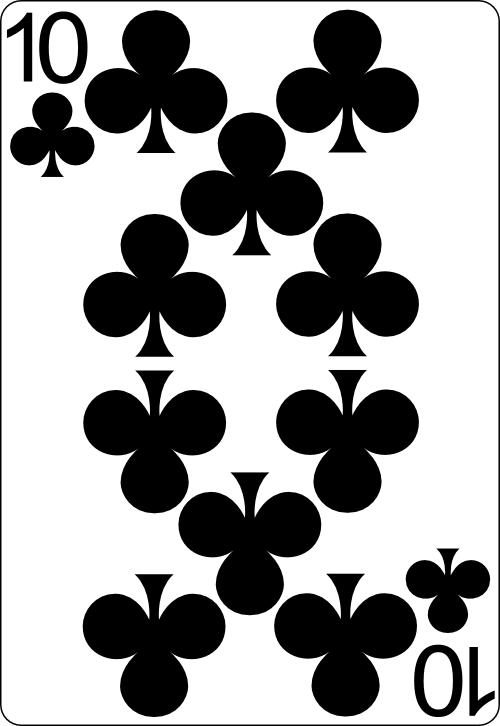
#> input picture cartes/10_of_clubs.png, 500 x 726 px; its folder holds only this picture in this run
$ jupyter execute --allow-errors 'Reconnaissance de cartes (Groupe A).ipynb'   (shell and % lines are left out)
#> lines starting #> are read from the running program, lines starting #| are printed output that depends on the picture; after the words box and inside, x2 and y2 are one past the last pixel; in counts of white or black regions, pixels touching at a corner belong together
# Reconnaissance des cartes

Le but est de créer un modèle capable de classifier une carte du jeu quand on la charge dans l'algorithme.

##### Notebook écrit par Théo Cramez, M1 CCM.

---

## Cadre

Dans mes hypothèses, je vais chercher à identifier et classifier une carte du jeu de cartes français (ou le jeu de 52 cartes), en reconnaissant donc leur enseigne (pic, as, carreau, trèfle) et leur "valeur" (as, 2, 3, 4, 5, 6, 7, 8, 9, 10, valet, dame, roi). On reconnaîtra aussi quelques cartes joker.
Toute carte que mes hypothèses n'arrivent pas à classifier sera également désignée comme carte "joker".

## Hypothèse n°1

- Découper le coin supérieur gauche de la carte (X de 1% à 18% de la largeur, Y de 1% à 30% de la hauteur. Ces valeurs sont choisies arbitrairement en fonction du découpage qui me semble optimal en fonction des dimensions/proportions différentes des cartes du jeu)
- Récupérer les 2 couleurs dominantes de l'image découpée pour savoir si l'une des deux est le noir ou le rouge (avec une marge d'erreur au cas où la couleur de la carte varie de celle du lot initial, si c'est une photo d'une carte par exemple).
    > Voir [ce lien](https://stackoverflow.com/a/52024748/15478987) pour voir une librairie qui pourrait me servir pour trouver les couleurs dominantes d'une image.
- Faire passer un algo d'OCR et prendre les caractères connus dans ce qu'il a sorti pour le valeur ou la lettre de la carte (ou "JOKER" (faire une recherche "approximative" car l'OCR pourrait reconnaître des caractères inexistants dans l'image, notamment à cause du fait que le découpage puisse laisser des morceaux de l'illustration de la carte sur les contours).
    > Voir [ce lien](https://www.jaided.ai/easyocr/) pour voir une librairie qui pourrait me servir pour faire de l'OCR.

Dans le code suivant, je charge puis découpe l'image de la carte.

[cell 1]
import os
from matplotlib.pyplot import imshow
import numpy as np
from PIL import Image
import cv2

directory = "cartes/"

#> (the rest of this cell did not finish here and is left out)

Essayons maintenant d'en extraire deux couleurs dominantes de l'image :

[cell 2]
# fonction sympa pour afficher du texte en couleur
def colored(r, g, b, text):
    return "\033[38;2;{};{};{}m{} \033[38;2;255;255;255m".format(r, g, b, text)

def get_color(carte):
    temp_path = "cropped_card.png"
    carte.save(temp_path)
    from colorthief import ColorThief # on importe la libraire ColorThief
    color_thief = ColorThief(temp_path) # on charge l'image dans un nouvel objet

    # on demande d'extraire une palette de 2 couleurs dominantes, même si à cause de
    # ce qui semble être un bug de la librairie elle renvoie trois couleurs...
    couleurs = color_thief.get_palette(color_count=2, quality=10)

    if ((couleurs[0][0] > couleurs[0][1]) & (couleurs[0][0] > couleurs[0][2])):
        return 'r'
    return 'n'

#> (the rest of this cell did not finish here and is left out)

Maintenant que la couleur a été reconnue, nous pouvons lancer l'algorithme de reconnaissance optique de caractères (OCR) sur la section supérieure gauche de la carte.

[cell 3]
import easyocr
def recognize_characters(chemin_image):
    reader = easyocr.Reader(['en'], recog_network='english_g2', gpu=False)
    result = reader.readtext(image=directory+chemin_image, paragraph="False", detail=0)
    return result

print(recognize_characters("king_of_hearts2.png"))
#> (the call stopped at in recognize_characters, `reader = easyocr.Reader(['en'], recog_network='english_g2', gpu=False)`: easyocr is not available in this run)

Nous avons donc désormais la possibilité de reconnaître la couleur et la valeur d'une carte. Faisons une fonction capable d'effectuer tous les traitements à la suite pour pouvoir le faire tourner sur toutes les cartes du jeu et nous calculer un pourcentage de fiabilité de notre hypothèse.

[cell 4]
def recognize_card(card_filename):
    print("traitement de " + card_filename)
    carte_pleine = Image.open(directory+card_filename)
    carte = découpage(carte_pleine)
    couleur = get_color(carte)
    valeur = recognize_characters(card_filename)

    #imshow(np.asarray(carte))

    valeurs = {
        "A": "ace",
        "2": "2",
        "3": "3",
        "4": "4",
        "5": "5",
        "6": "6",
        "7": "7",
        "8": "8",
        "9": "9",
        "10": "10",
        "J": "jack",
        "K": "king",
        "Q": "queen",
    }

    enseignes = {
        "n": ["clubs", "spades"],
        "r": ["diamonds", "hearts"]
    }

    score = 0

    try:
        if (valeurs[valeur[0].upper()] in card_filename) | ("joker" in card_filename):
            print("bonne valeur")
            # vu que la valeur ne représente que la moitié de la "donnée", on ne mettra que 50% de l'identification de la carte
            score+=0.5
    except:
        pass

    for enseigne in enseignes[couleur]:
        if enseigne in card_filename:
            #print("bonne couleur")
            # vu que la couleur donne 2 enseigne, on ne mettra que 25% de l'identification de la carte dans la couleur
            score+=0.25

    #print(couleur)
    #print(valeur)
    num_to_display = ""
    try:
        num_to_display = valeur[0]
    except:
        num_to_display = "NULL"
    print("couleur " + couleur + ", valeur " + num_to_display + ". score " + str(score))
    return score

directory = r'cartes/'
#> directory = 'cartes/'
n = 0
total_score = 0
#> (the rest of this cell did not finish here and is left out)

#> in recognize_card, carte_pleine is the input picture: PIL image 500x726 RGBA; mean R, G, B, A 161.8, 161.8, 161.8, 254.7
    else:
        continue
print(str((total_score/n)*100)+"% de précision (score de " + str(total_score) + ", " + str(n) + " cartes testées.)")

## Hypothèse n°2

### Une autre hypothèse qui n'utilise aucun module et qui supporte les rotations (90°, 180° et 270°) ainsi que le redimensionnement de l'image :

Pour initialiser notre méthode de classification, il nous faut passer sur toutes les images du fichier des cartes pour en enregistrer les informations. Pour chaque carte :
- découper la section en haut à gauche de toutes les cartes (X de 1% à 18% de la largeur, Y de 1% à 30% de la hauteur. Ces valeurs sont choisies arbitrairement en fonction du découpage qui me semble optimal en fonction des dimensions/proportions différentes des cartes du jeu)
- passer des filtres pour rendre les images en noir et blanc (et pas en nuances de gris, attention)
- la stocker dans un dictionnaire

[cell 5]
import os
from matplotlib.pyplot import imshow
import numpy as np
from PIL import Image

# où sont stockées les photos des cartes de référence
directory = r'cartes/'

# seuil maximal de considération des pixels comme "importants" en fonction de leur luminance
# tous les pixels plus sombres seront noirs, les autres blancs
SEUIL_LUMINANCE = 200

def découpeEtTraite(carte):
    carte = carte.crop((0.01 * carte.width, 0.01 * carte.height, 0.18 * carte.width, 0.3 * carte.height))
    carte = carte.convert("L")
    imgArr = np.asarray(carte)
    imgArr = 255.0 * (imgArr > SEUIL_LUMINANCE)
    return imgArr

# tableau des références de cartes chargées
tab_cartes_ref = dict()

# on remplit ce tableau avec toutes les cartes
def initCartesRef():
    for filename in os.listdir(directory):
        if filename.endswith(".png"):
            print('Enregistrement de ' + filename)
            carte_ref = Image.open(directory + filename)
            tab_cartes_ref[filename] = Image.fromarray(découpeEtTraite(carte_ref))
#> in découpeEtTraite, `carte = carte.crop((0.01 * carte.width, 0.01 * carte.height, 0.18 * ca..`:
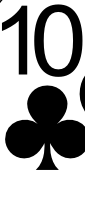
#> carte: PIL image 85x211 RGBA; mean R, G, B, A 164.9, 164.9, 164.9, 255; transparent parts drawn white
#> in découpeEtTraite, `imgArr = 255.0 * (imgArr > SEUIL_LUMINANCE)`:
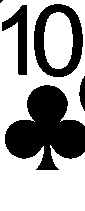
#> imgArr: shape (211, 85) float64; 63.4% white; 5 black regions (1 under 20 px), largest, box (x1, y1, x2, y2) and area: (5, 85, 85, 170) 4076, (34, 4, 83, 77) 1577, (2, 5, 27, 75) 773, (79, 76, 85, 111) 138
        else:
            continue
    print("Initialisation terminée ! 🎉")

initCartesRef()
#> (the rest of this cell did not finish here and is left out)

Ensuite on peut commencer à travailler. On charge l'image (ou **les images**) à traiter `i`, et :
- si `i` a une taille X plus grande que sa taille Y (si elle est en format paysage), effectuer une rotation à 90° de `i` dans le sens horaire (sens choisi arbitrairement)
- on découpe la même section en haut à gauche de `i` (on pourrait aussi chopper le coin en bas à droite et le tourner à 180° pour avoir 2 images de référence à comparer...?) que l'on réécrit dans `i`
- on passe les mêmes filtres pour avoir `i` en noir et blanc
- pour chaque image `r` des infos des cartes enregistrées dans notre dossier :
    - on crée une nouvelle image `t` qui sera une copie `i`
    - on redimensionne `r` aux dimensions de `i` grâce à la fonction `resize()`
    - on soustrait les deux images pour en récupérer la différence
    - on applique le filtre pour transformer l'image en noir et blanc
    - compter le nombre de pixels blancs dans l'image et le stocker comme valeur dans un tableau à la case qui a comme identifiant de l'image `i`. À noter qu'à cette étape, si la "valeur de différence" est de zéro, on sait que nous devrions avoir trouvé exactement la bonne carte, on peut donc arrêter la boucle ici.
- enfin, si on n'a pas trouvé de correspondance exacte, on pourra trier toutes ces valeurs par ordre croissant pour retrouver la carte qui correspond le plus à celle que l'on cherche à identifier

[cell 6]

# fonction de rotation automatique de la carte
def autoRotate(img):
    # si X > Y
    if img.size[0] > img.size[1]:
        return img.transpose(Image.ROTATE_90)
    else:
        return img

def IdentifierCarte(cheminCarte):
    # entrer le chemin de la carte à identifier, on la charge et la tourne s'il faut
    carte_à_identifier = autoRotate(Image.open(cheminCarte))
    carte_à_identifier = Image.fromarray(découpeEtTraite(carte_à_identifier))

    # dictionnaire pour compter les erreurs de chaque essai
    points_erreur = dict()

    # on compare avec toutes les cartes stockées pendant l'initialisation
    for carte_ref in tab_cartes_ref.items():
        carte_ref_img = carte_ref[1]
        carte_ref_img = carte_ref_img.resize(carte_à_identifier.size)

        # on crée la matrice des différences, les pixels noirs sont les corrects et les blancs les erreurs
        buffer1 = np.asarray(carte_à_identifier)
        buffer2 = np.asarray(carte_ref_img)
        substract_buffer = buffer1 - buffer2

        # on compte le nombre de pixels erronés (blancs)
        points_erreur[carte_ref[0]] = np.count_nonzero(substract_buffer == 255)

    # on trie les scores par ordre croissant
    points_erreur = dict(sorted(points_erreur.items(), key=lambda item: item[1]))

    return points_erreur

#> (the rest of this cell did not finish here and is left out)


Pour pouvoir tester notre hypothèse et son application, je vais implémenter une petite fonction de test qui va itérer sur toutes les cartes du jeu et les tester une par une.
Je vais aussi implémenter un moyen rapide de savoir si l'identification est correcte en fonction du nom de fichier ressorti et du nom réel de la carte.

[cell 7]
def compareNames(name_of_card_to_id, name_of_card_to_compare_with):
    name_of_card_to_id = name_of_card_to_id.split('.')[0]
    name_of_card_to_compare_with = name_of_card_to_compare_with.split('.')[0]
    response = (name_of_card_to_id in name_of_card_to_compare_with) | (name_of_card_to_compare_with in name_of_card_to_id)
    print("Carte à identifier => " + name_of_card_to_id + "; Carte trouvée => " + name_of_card_to_compare_with + ". " + ("✅" if response else "❌"))
    return response

n = 0
#> n = 0
total_score = 0
for filename in os.listdir(directory):
    if filename.endswith(".png"):
        n += 1
#> n = 1
        classification = IdentifierCarte(directory + filename)
#> the loop in IdentifierCarte (call 2), `for carte_ref in tab_cartes_ref.items():` made 1 pass
#> classification = {'10_of_clubs.png': 0}
        if compareNames(filename, list(classification.keys())[0]):
            total_score += 1
    else:
        continue
print(str((total_score/n)*100)+"% de précision (score de " + str(total_score) + ", " + str(n) + " cartes testées.)")
#| 100.0% de précision (score de 1, 1 cartes testées.)

$ run again, on cartes/2_of_clubs.png
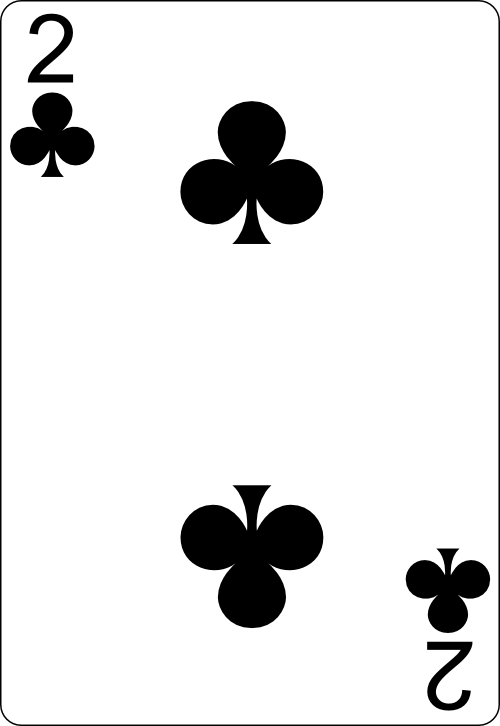
#> input picture cartes/2_of_clubs.png, 500 x 726 px
#> directory = 'cartes/'
#> in recognize_card, carte_pleine is the input picture: PIL image 500x726 RGBA; mean R, G, B, A 228.6, 228.6, 228.6, 254.7
#> in découpeEtTraite, `carte = carte.crop((0.01 * carte.width, 0.01 * carte.height, 0.18 * ca..`:
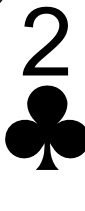
#> carte: PIL image 85x211 RGBA; mean R, G, B, A 180.8, 180.8, 180.8, 255; transparent parts drawn white
#> in découpeEtTraite, `imgArr = 255.0 * (imgArr > SEUIL_LUMINANCE)`:
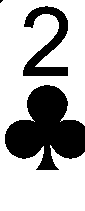
#> imgArr: shape (211, 85) float64; 69.9% white; 3 black regions (1 under 20 px), largest, box (x1, y1, x2, y2) and area: (5, 85, 85, 170) 4076, (23, 6, 68, 76) 1320
#> `n = 0`: n = 0
#> `n += 1`: n = 1
#> the loop in IdentifierCarte (call 2), `for carte_ref in tab_cartes_ref.items():` made 1 pass
#> classification = {'2_of_clubs.png': 0}
#| 100.0% de précision (score de 1, 1 cartes testées.)

$ run again, on cartes/10_of_diamonds.png
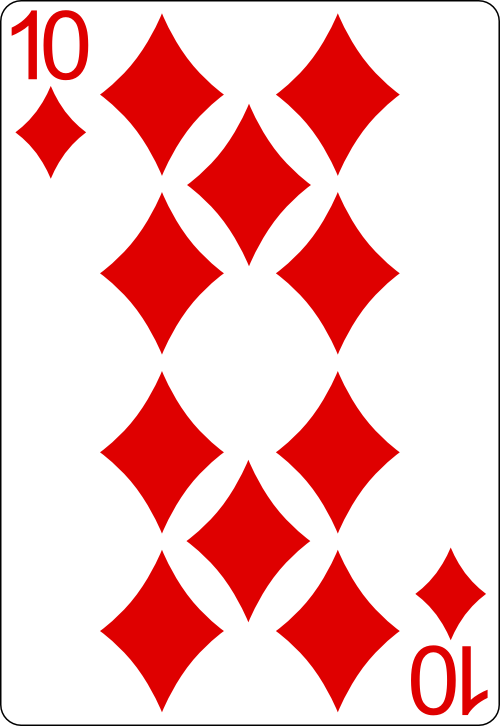
#> input picture cartes/10_of_diamonds.png, 500 x 726 px
#> directory = 'cartes/'
#> in recognize_card, carte_pleine is the input picture: PIL image 500x726 RGBA; mean R, G, B, A 244.4, 188.4, 188.4, 254.7
#> in découpeEtTraite, `carte = carte.convert("L")`:
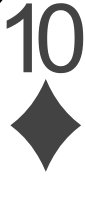
#> carte: PIL image 85x211 L; min 1, max 255, mean 205.6
#> in découpeEtTraite, `imgArr = 255.0 * (imgArr > SEUIL_LUMINANCE)`:
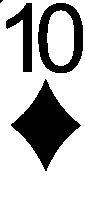
#> imgArr: shape (211, 85) float64; 72.9% white; 4 black regions (1 under 20 px), largest, box (x1, y1, x2, y2) and area: (11, 79, 81, 171) 2710, (38, 3, 83, 73) 1371, (6, 3, 32, 72) 770
#> `n = 0`: n = 0
#> `n += 1`: n = 1
#> the loop in IdentifierCarte (call 2), `for carte_ref in tab_cartes_ref.items():` made 1 pass
#> classification = {'10_of_diamonds.png': 0}
#| 100.0% de précision (score de 1, 1 cartes testées.)
